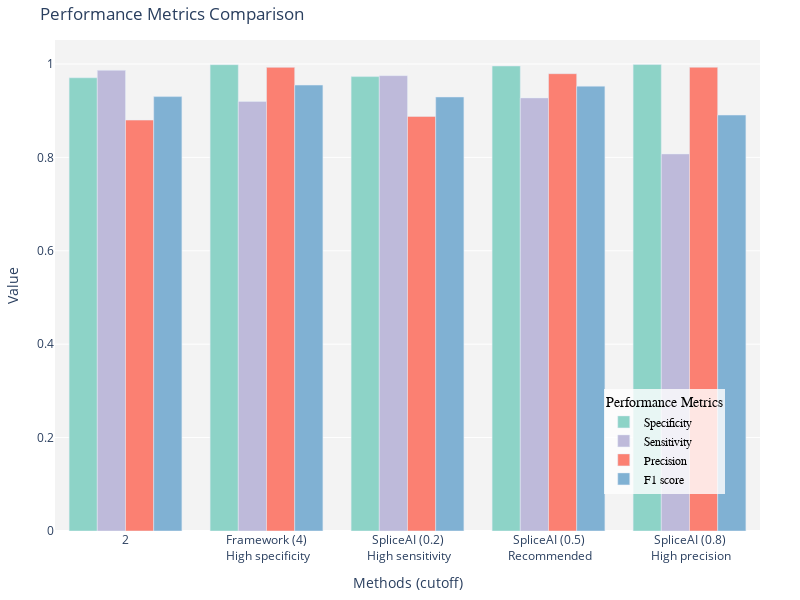

Notebook code cell kept with this figure:
### Code cell
# Compare the performance of the two models
# Confusion matrix
th_3, th_4 = optimal_threshold, 4
th_02, th_05, th_08 = 0.2, 0.5, 0.8
thresholds_fw = [th_3, th_4]
thresholds_spl = [th_02, th_05, th_08]

def calculate_performance_metrics_fw(data, threshold):
    data['Prediction'] = data['PriorityScore'] >= threshold
    tn, fp, fn, tp = confusion_matrix(data['LABEL'], data['Prediction']).ravel()
    specificity = tn / (tn + fp) if (tn + fp) else 0
    sensitivity = tp / (tp + fn) if (tp + fn) else 0
    accuracy = accuracy_score(data['LABEL'], data['Prediction'])
    precision = precision_score(data['LABEL'], data['Prediction'])
    f1 = f1_score(data['LABEL'], data['Prediction'])
    return specificity, sensitivity, accuracy, precision, f1

def calculate_performance_metrics_spl(data, threshold):
    data['Prediction'] = data['maxsplai'] >= threshold
    tn, fp, fn, tp = confusion_matrix(data['LABEL'], data['Prediction']).ravel()
    specificity = tn / (tn + fp) if (tn + fp) else 0
    sensitivity = tp / (tp + fn) if (tp + fn) else 0
    accuracy = accuracy_score(data['LABEL'], data['Prediction'])
    precision = precision_score(data['LABEL'], data['Prediction'])
    f1 = f1_score(data['LABEL'], data['Prediction'])
    return specificity, sensitivity, accuracy, precision, f1

performance_metrics = []
for threshold in thresholds_fw:
    specificity, sensitivity, accuracy, precision, f1 = calculate_performance_metrics_fw(data, threshold)
    performance_metrics.append({'Threshold': threshold, 'Specificity': specificity, 'Sensitivity': sensitivity, 'Accuracy': accuracy, 'Precision': precision, 'F1': f1})

for threshold in thresholds_spl:
    specificity, sensitivity, accuracy, precision, f1 = calculate_performance_metrics_spl(data, threshold)
    performance_metrics.append({'Threshold': threshold, 'Specificity': specificity, 'Sensitivity': sensitivity, 'Accuracy': accuracy, 'Precision': precision, 'F1': f1})

performance_metrics_df = pd.DataFrame(performance_metrics)
columns = ['Category', 'Specificity', 'Sensitivity', 'Accuracy', 'Precision', 'F1']
performance_metrics_df.columns = columns
performance_metrics_df.replace(
    {'Category': {
        3.0: 'Framework (3)<br> High sensitivity', 
        4.0: 'Framework (4)<br> High specificity', 
        0.2: 'SpliceAI (0.2)<br> High sensitivity', 
        0.5: 'SpliceAI (0.5)<br> Recommended', 
        0.8: 'SpliceAI (0.8)<br> High precision'
        }}, inplace=True)

# print(performance_metrics_df)

colors = ['#8dd3c7', '#ffffb3', '#bebada', '#fb8072', '#80b1d3']

fig = go.Figure()

# Add traces with ggplot2 style
fig.add_trace(go.Bar(x=performance_metrics_df['Category'], y=performance_metrics_df['Specificity'], name='Specificity', marker_color=colors[0]))
fig.add_trace(go.Bar(x=performance_metrics_df['Category'], y=performance_metrics_df['Sensitivity'], name='Sensitivity', marker_color=colors[2]))
# fig.add_trace(go.Bar(x=performance_metrics_df['Category'], y=performance_metrics_df['Accuracy'], name='Accuracy', marker_color=colors[2]))
fig.add_trace(go.Bar(x=performance_metrics_df['Category'], y=performance_metrics_df['Precision'], name='Precision', marker_color=colors[3]))
fig.add_trace(go.Bar(x=performance_metrics_df['Category'], y=performance_metrics_df['F1'], name='F1 score', marker_color=colors[4]))

# Add titles and labels with ggplot2 style using bar plot
fig.update_layout(title='Performance Metrics Comparison',
                  xaxis_title='Methods (cutoff)',
                  yaxis_title='Value',
                  legend_title='Performance Metrics',
                  plot_bgcolor='rgba(243, 243, 243, 1)',
                  paper_bgcolor='rgba(243, 243, 243, 0)',
                  legend=dict(y=0.075, x=0.95, xanchor='right', yanchor='bottom', 
                              bgcolor='rgba(255, 255, 255, 0.8)',
                              bordercolor='rgba(0, 0, 0, 0)',
                              font=dict(family="Arial, sans-serif", size=12, color="black")),
                  margin=dict(l=40, r=40, t=40, b=40)
                  )

# add annotations on top of the bars
# font = dict(family="Arial, sans-serif", size=9, color="black")
# for i, row in performance_metrics_df.iterrows():
#     fig.add_annotation(x=row['Category'], y=row['Specificity'], text=f"{row['Specificity']:.3f}", showarrow=False, font=font, xshift=-42, yshift=10)
#     fig.add_annotation(x=row['Category'], y=row['Sensitivity'], text=f"{row['Sensitivity']:.3f}", showarrow=False, font=font, xshift=-14, yshift=10)
#     # fig.add_annotation(x=row['Category'], y=row['Accuracy'], text=f"{row['Accuracy']:.2f}", showarrow=False)
#     fig.add_annotation(x=row['Category'], y=row['Precision'], text=f"{row['Precision']:.3f}", showarrow=False, font=font, xshift=15, yshift=10)
#     fig.add_annotation(x=row['Category'], y=row['F1'], text=f"{row['F1']:.3f}", showarrow=False, font=font, xshift=42, yshift=10)


fig.update_layout(barmode='group')
fig.update_xaxes(categoryorder='total ascending')
fig.update_layout(width=800, height=600)

fig.update_xaxes(categoryorder='array', 
                 categoryarray=['FW_3', 'FW_4', 'SPL_0.2', 'SPL_0.5', 'SPL_0.8'])
fig.write_html("performance-metrics.html")

# Show figure
fig.show()

### Figure 1 — Plotly figure (JSON) as saved in the notebook; plotly's stock layout.template omitted (floating-point values rounded to 4 significant figures)
{"data": [{"marker": {"color": "#8dd3c7"}, "name": "Specificity", "type": "bar", "x": [2, "Framework (4)<br> High specificity", "SpliceAI (0.2)<br> High sensitivity", "SpliceAI (0.5)<br> Recommended", "SpliceAI (0.8)<br> High precision"], "y": [0.9704, 0.9985, 0.9729, 0.9957, 0.9988]}, {"marker": {"color": "#bebada"}, "name": "Sensitivity", "type": "bar", "x": [2, "Framework (4)<br> High specificity", "SpliceAI (0.2)<br> High sensitivity", "SpliceAI (0.5)<br> Recommended", "SpliceAI (0.8)<br> High precision"], "y": [0.9864, 0.9197, 0.975, 0.9273, 0.8074]}, {"marker": {"color": "#fb8072"}, "name": "Precision", "type": "bar", "x": [2, "Framework (4)<br> High specificity", "SpliceAI (0.2)<br> High sensitivity", "SpliceAI (0.5)<br> Recommended", "SpliceAI (0.8)<br> High precision"], "y": [0.8799, 0.9927, 0.8877, 0.9792, 0.993]}, {"marker": {"color": "#80b1d3"}, "name": "F1 score", "type": "bar", "x": [2, "Framework (4)<br> High specificity", "SpliceAI (0.2)<br> High sensitivity", "SpliceAI (0.5)<br> Recommended", "SpliceAI (0.8)<br> High precision"], "y": [0.9301, 0.9548, 0.9293, 0.9525, 0.8906]}], "layout": {"barmode": "group", "height": 600, "legend": {"bgcolor": "rgba(255, 255, 255, 0.8)", "bordercolor": "rgba(0, 0, 0, 0)", "font": {"color": "black", "family": "Arial, sans-serif", "size": 12}, "title": {"text": "Performance Metrics"}, "x": 0.95, "xanchor": "right", "y": 0.075, "yanchor": "bottom"}, "margin": {"b": 40, "l": 40, "r": 40, "t": 40}, "paper_bgcolor": "rgba(243, 243, 243, 0)", "plot_bgcolor": "rgba(243, 243, 243, 1)", "title": {"text": "Performance Metrics Comparison"}, "width": 800, "xaxis": {"categoryarray": ["FW_3", "FW_4", "SPL_0.2", "SPL_0.5", "SPL_0.8"], "categoryorder": "array", "title": {"text": "Methods (cutoff)"}}, "yaxis": {"title": {"text": "Value"}}}}
